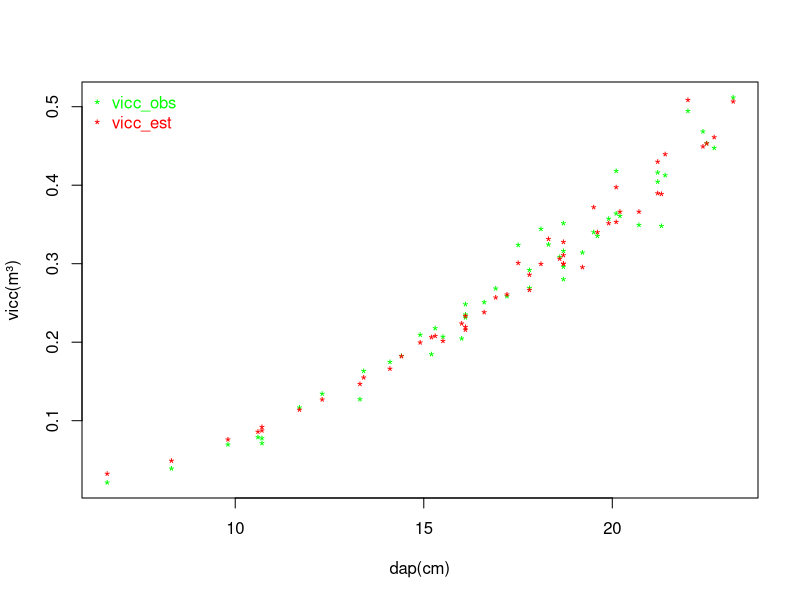
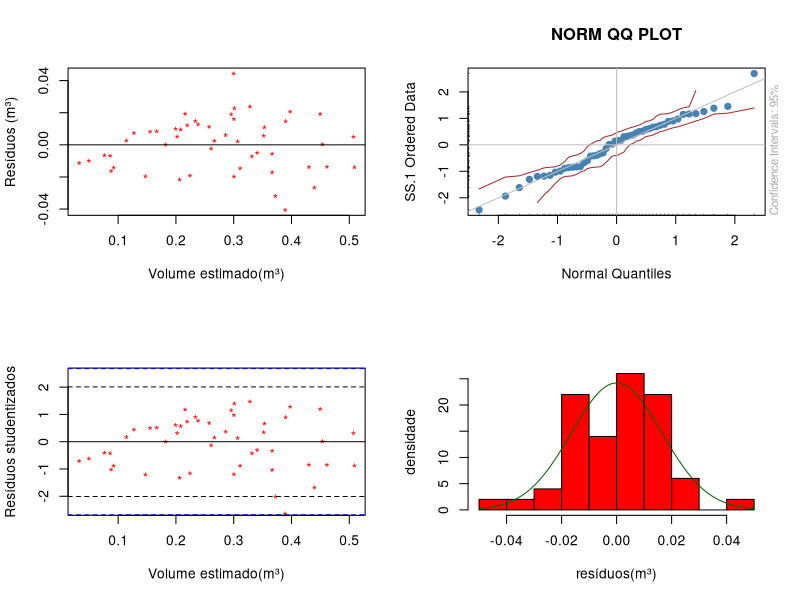

Write the R code that produced these figures, in order.

# AJUSTE E SELEÇÃO DE MODELOS LINEARES SEM TRANSFORMAÇÃO DA VARIÁVEL --------

dados <- read.csv2('cubagem.csv')
View(dados)
names(dados)

# volume individual com casca = vicc
# volume individual sem casca = visc
# ht = altura total
# dap = diametro altura do peito
# arv = árvore

#Correlacao
cor(dados)

cor(dados[
  , 
  c("dap", "vicc", "ht")
  ]
)

# Ou chamar uma correlação direta através de:
cor(dados$dap, dados$vicc)


# Modelo de Spurr - modelo linear simples. Usado para estimar volumes com B0 e B1:
# I = variável independente

modelo <- "vicc ~ I(dap^2 * ht)"

# atribuindo a fórmula do modelo aos dados
ajlin <- lm(modelo, dados)

# extraindo os coeficientes de um modelo:
coef(ajlin)

sumario <- summary(ajlin)



# Quanto os valores obs variam dos estimados ------------------------------

# erro padrão residual (m^3)
syx <- sumario$sigma

# erro padrão residual em porcentagem (%)
syxp <- syx/mean(dados$vicc)*100



#Quanto as variações de uma variável explica as variações da outra variável ----

# coeficiente de determinação
R2adj <- sumario$adj.r.squared 

# coeficiente de determinação (%)
R2adjp <- round(R2adj * 100, 2)



# Análise de um modelo completo  ------------------------------------------

# análise de variância (só usado com modelos lineares)
anova(ajlin)



# Calculando os valores preditos ------------------------------------------

dados$vicc_est <- predict(ajlin)

#OU

# bs são os betas:
bs <- as.vector(coef(ajlin))
dados$vicc_est <- with(dados, bs[1] + bs[2] * dap^2 * ht)



# Calculando os resíduos --------------------------------------------------

dados$res <- residuals(ajlin)

#OU

dados$res <- dados$vicc - dados$vicc_est




# Gráficos ----------------------------------------------------------------


plot(dados$dap, dados$vicc, xlab = 'dap(cm)', ylab='vicc(m³)', pch = '*',col = 'green')

points(dados$dap, dados$vicc_est, pch = '*', col = 'red')

legend('topleft', legend = c('vicc_obs','vicc_est'),
       pch = c('*','*'), col = c('green','red'), bty='n',
       text.col = c('green','red'))


#Dividir janela gráfica

par(mfrow=c(2,2)); 

with(dados,plot(vicc_est, res,pch='*',
                xlab = 'Volume estimado(m³)',
                ylab = 'Resíduos (m³)',
                col = 'red'));
abline(h=0);

library(fBasics)

qqnormPlot(dados$res)
#qqnorm(dados$res);

# Normalidade: Anderson-Darling
# nortest::ad.test(dados$res)$p.value;

with(dados,plot(vicc_est,rstudent(ajlin),pch='*',
                xlab='Volume estimado(m³)',
                ylab='Resíduos studentizados',
                col='red',ylim=c(-2.5,2.5)));

abline(h=0);

#Inversa da distribuição de t
tinf <- qt(0.025, nrow(dados) - 1)

#t(alpha=5 e [n-1] gl)  
tsup <- qt(0.975, nrow(dados) - 1)

abline(h=tinf,lty = 2);
abline(h=tsup,lty = 2);

#Inversa da distribuição de t
tinf <- qt(0.005, nrow(dados) - 1)

#t(alpha=5 e [n-1] gl)
tsup <- qt(0.995, nrow(dados)- 1)  


abline(h = tinf, lty = 2, col = 'blue')
abline(h = tsup, lty = 2, col = 'blue')

hist(dados$res, probability = TRUE,
     main = '', ylab = 'densidade', xlab = 'resíduos(m³)',
     col = 'red');

mres <- mean(dados$res);
sdres <- sd(dados$res);
x <- dados$res;
curve(dnorm(x,mres,sdres), col = 'darkgreen', add = T);

###Opções para remoção de outliers

dados$rstudent <- rstudent(ajlin)

View(dados)
View(subset(dados, rstudent < tinf | rstudent > tsup))

#dados<-subset(dados,arv!=13 & arv!=34);
dados_sem_outlier <- subset(dados, rstudent >= tinf & rstudent <= tsup)

identify(dados$vicc_est, rstudent(ajlin))
